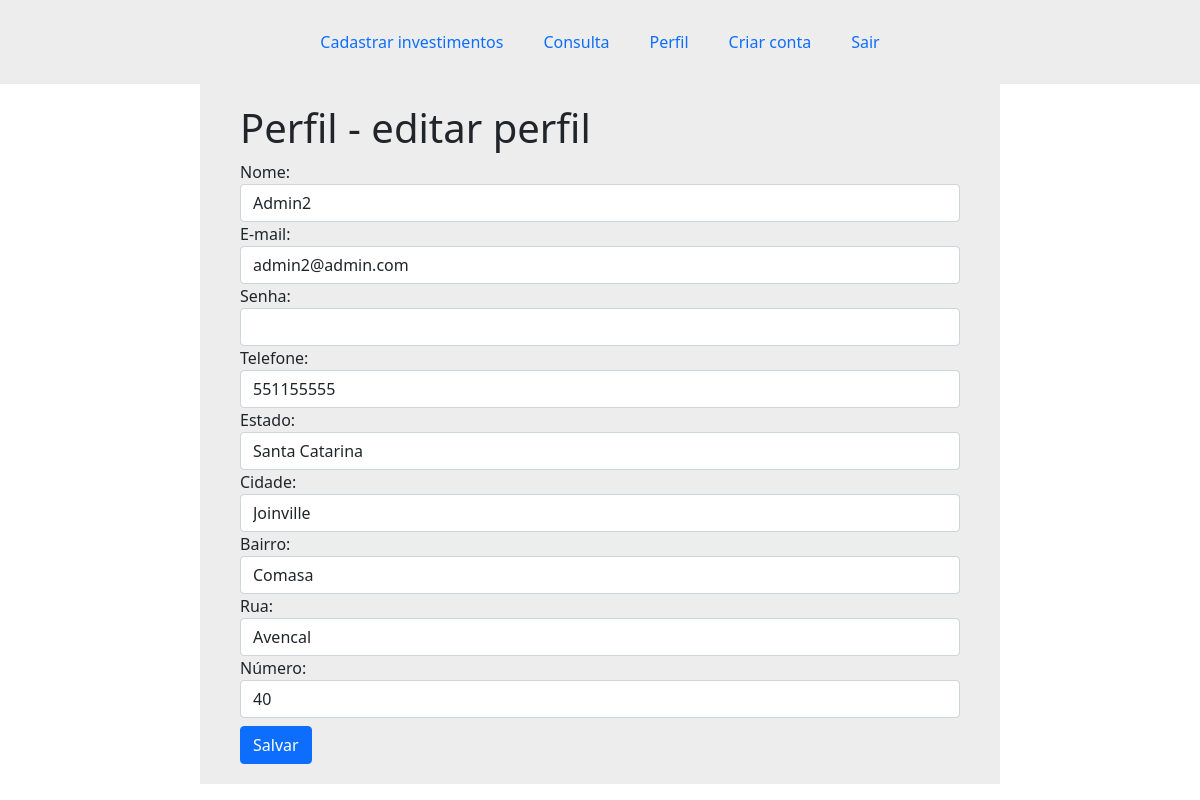
/Pages/perfil.php (signed in), run on the app's committed database.
### tables this page shows
CREATE TABLE `usuarios` (
  `id` int(11) NOT NULL,
  `nome` varchar(100) NOT NULL,
  `email` varchar(100) NOT NULL,
  `senha` varchar(32) NOT NULL,
  `telefone` varchar(15) NOT NULL,
  `estado` varchar(15) NOT NULL,
  `cidade` varchar(15) NOT NULL,
  `bairro` varchar(20) NOT NULL,
  `rua` varchar(15) NOT NULL,
  `numero` varchar(10) NOT NULL,
  `admin` tinyint(1) NOT NULL
);

### Classes/Usuario.php (called while the page is built, shortened)
<?php
class Usuario{
    public function getUsuario($id){
        global $pdo;
        $sql = $pdo->prepare("SELECT * FROM usuarios WHERE id = :id");
        $sql->bindValue(":id", $id);
        $sql->execute();
        $dados = [];
        if($sql->rowCount() > 0){
            $dados = $sql->fetch();
        }
        return $dados;
    }
}

### Pages/perfil.php (the view, shortened to what this page needs)
<?php
require('../partials/header.php');
require '../Classes/Usuario.php';
$user = new Usuario();
$dados = $user->getUsuario($_SESSION['cLogin']);
            ?>
<div class="container max-width-800">
    <h1>Perfil - editar perfil</h1>
    <form method="post">
        <div class="form-group">
            <label for="nome">Nome:</label>
            <input type="text" name="nome" id="nome" class="form-control" value="<?= $dados['nome'] ?>" />
        </div>
        <div class="form-group">
            <label for="email">E-mail:</label>
            <input type="email" name="email" id="email" class="form-control" value="<?= $dados['email'] ?>" />
        </div>
        <div class="form-group">
            <label for="senha">Senha:</label>
            <input type="password" name="senha" id="senha" class="form-control" value="" />
        </div>
        <div class="form-group">
            <label for="telefone">Telefone:</label>
            <input type="text" name="telefone" id="telefone" class="form-control" value="<?= $dados['telefone'] ?>" />
        </div>
        <div class="form-group">
            <label for="estado">Estado:</label>
            <input type="text" name="estado" id="estado" class="form-control" value="<?= $dados['estado'] ?>" />
        </div>
        <div class="form-group">
            <label for="cidade">Cidade:</label>
            <input type="text" name="cidade" id="cidade" class="form-control" value="<?= $dados['cidade'] ?>" />
        </div>
        <div class="form-group">
            <label for="bairro">Bairro:</label>
            <input type="text" name="bairro" id="bairro" class="form-control" value="<?= $dados['bairro'] ?>" />
        </div>
        <div class="form-group">
            <label for="rua">Rua:</label>
            <input type="text" name="rua" id="rua" class="form-control" value="<?= $dados['rua'] ?>" />
        </div>
        <div class="form-group">
            <label for="numero">Número:</label>
            <input type="text" name="numero" id="numero" class="form-control" value="<?= $dados['numero'] ?>" />
        </div>
        <input type="submit" value="Salvar" class="btn btn-primary mt-2" />
    </form>
</div>
<?php require('../partials/footer.php'); ?>

### assets/css/style.css (style rules this page uses)
.max-width-800 { padding: 20px 40px; background-color:#EDEDED; max-width: 800px; }

### data on the page
usuarios: nome "Admin2", email "admin2@admin.com", telefone "551155555", estado "Santa Catarina", cidade "Joinville", bairro "Comasa", rua "Avencal", numero "40"
